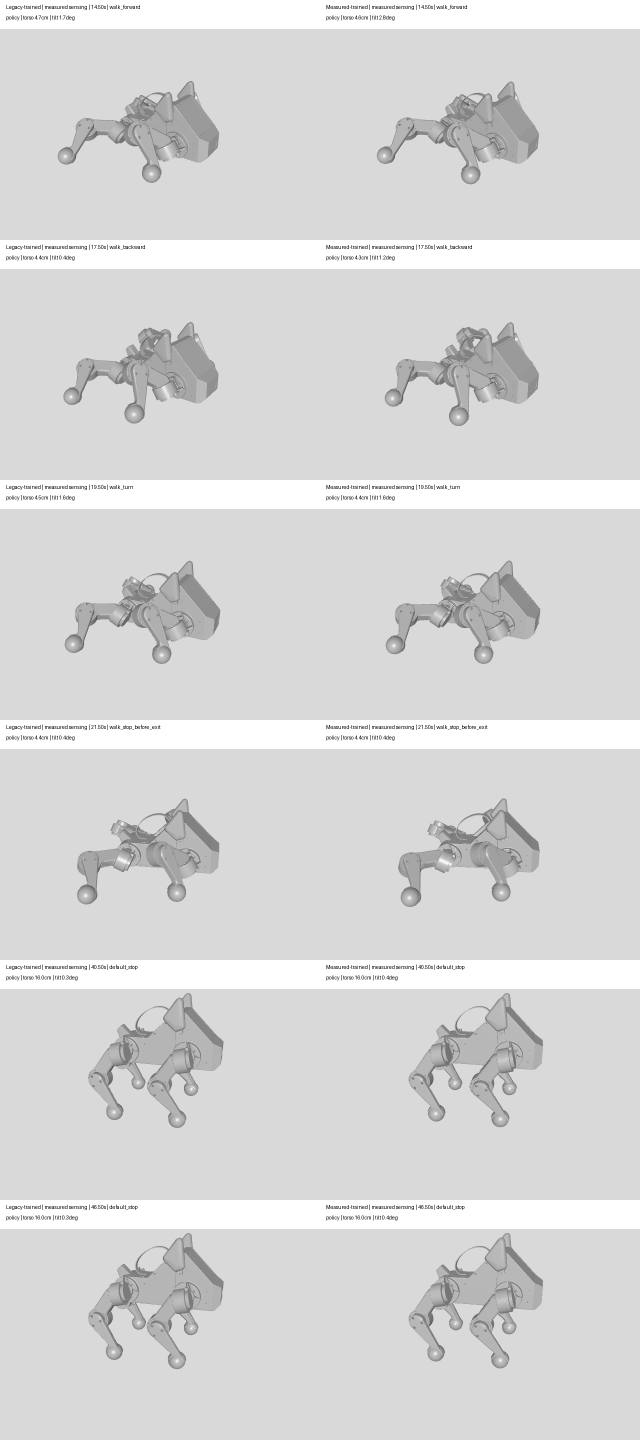
#> input picture foundation/submission/lab6/q14-spider-simulation.png, 1280 x 2880 px, given in place of preview-window.png, which was not available (shown at 1/2 size)
$ python benchmark_appearance.py --phone-dir ../../../foundation/submission/lab6 --pose-window ../../../foundation/submission/lab6/q14-spider-simulation.png
#> lines starting #> are read from the running program, lines starting #| are printed output that depends on the picture; after the words box and inside, x2 and y2 are one past the last pixel; in counts of white or black regions, pixels touching at a corner belong together
### final_project/overhead_perception/fieldcam/appearance.py
"""Anonymous body centers from pale limb pairs near a dark torso in an overhead view.

Input is the unannotated BGR camera frame. Scores are shape agreement on [0, 1],
not calibrated probabilities. An axis is an image-plane line modulo pi, never a
heading. Neither detection nor temporal association identifies a team or robot.
"""
from __future__ import annotations

from dataclasses import dataclass, replace
from itertools import combinations
import math

import cv2
import numpy as np


@dataclass(frozen=True)
class BodyCandidate:
    center_px: tuple[float, float]
    score: float
    axis_rad: float | None
    consecutive_frames: int = 1
    ambiguous: bool = False


# [10 lines left out: function _limb_pair_score, not called in this run]


def detect_puppers(bgr, expected_length_px=None) -> list[BodyCandidate]:
    """Detect on the whole camera image. Supply body length in *input* pixels when known."""
    if not isinstance(bgr, np.ndarray) or bgr.ndim != 3 or bgr.shape[2] != 3 or bgr.dtype != np.uint8:
        raise ValueError("appearance detection requires an 8-bit BGR camera image")
    height, width = bgr.shape[:2]
    expected_length_px = width * .075 if expected_length_px is None else expected_length_px
    if not math.isfinite(expected_length_px) or expected_length_px <= 0:
        raise ValueError("expected body length must be positive and finite")
    if expected_length_px < 20:
        return []
    candidates = _at_scale(bgr, expected_length_px)
    # Perspective, crop and posture change the apparent footprint. Evaluate a
    # second nearby scale; neither pass is told where a robot should appear.
    candidates.extend(_at_scale(bgr, 1.25 * expected_length_px))
    kept = []
    for candidate in sorted(candidates, key=lambda item: -item.score):
        if all(math.dist(candidate.center_px, other.center_px) > .5 * expected_length_px for other in kept):
            kept.append(candidate)
    return kept


def _at_scale(bgr, expected_length_px):
    height, width = bgr.shape[:2]
    # Normalize the robot to 40 pixels. Areas, pair spacing and margins below
    # refer to this small image rather than a fixed camera resolution.
    scale = 40 / expected_length_px
    if min(width, height) * scale < 2 or width * height * scale**2 > 2_000_000:
        return []
    frame = cv2.resize(bgr, None, fx=scale, fy=scale, interpolation=cv2.INTER_AREA)
    gray = cv2.cvtColor(frame, cv2.COLOR_BGR2GRAY)
    # Phone auto-exposure changes the white level while the limb/body contrast
    # stays similar. Sample the entire image; an all-dark image stays dark.
    white_level = float(np.percentile(gray[::2, ::2], 99.8))
    if white_level < 40:
        return []
    if white_level < 220:
        gray = cv2.convertScaleAbs(gray, alpha=min(1.9, 220 / white_level))
    saturation = cv2.cvtColor(frame, cv2.COLOR_BGR2HSV)[:, :, 1]
    background = cv2.blur(gray, (41, 41)).astype(np.float32)
    dark = ((gray < 76) & (gray < background - 19)).astype(np.uint8)
    bright = ((saturation < 78) & (gray > 152) & (gray > background + 28)).astype(np.uint8)
    _, _, regions, centers = cv2.connectedComponentsWithStats(bright)
    limbs = [(cx, cy, int(area)) for (_, _, w, h, area), (cx, cy) in zip(regions[1:], centers[1:])
             if 3 <= area <= 105 and 3 <= max(w, h) <= 24 and min(w, h) <= 12]
    if len(limbs) < 2:
        return []
    # Two pale patches inside one continuous pale sheet are not independent
    # limbs. This rejects dark graphics on the white cards and markings.
    contours, _ = cv2.findContours(bright, cv2.RETR_EXTERNAL, cv2.CHAIN_APPROX_SIMPLE)
    sheets = [contour for contour in contours if cv2.contourArea(contour) > 160]

    joined = cv2.morphologyEx(dark, cv2.MORPH_CLOSE,
                              cv2.getStructuringElement(cv2.MORPH_ELLIPSE, (7, 7)))
    _, labels, regions, centers = cv2.connectedComponentsWithStats(joined)
    candidates = []
    limbs = np.asarray(limbs)
    for label, (region, center) in enumerate(zip(regions[1:], centers[1:]), 1):
        x, y, w, h, area = region
        if not 34 <= area <= 1250 or not 8 <= max(w, h) <= 56 or min(w, h) < 5:
            continue
        if any(cv2.pointPolygonTest(sheet, tuple(center), False) >= 0 for sheet in sheets):
            continue
        close = np.sum((limbs[:, :2] - center)**2, axis=1) < 25**2
        neighbors = limbs[close]
        # A dense cluster of white patches is not a resolved set of legs.
        if not 2 <= len(neighbors) <= 24:
            continue
        pair = max(_limb_pair_score(a, b, center) for a, b in combinations(neighbors, 2))
        density = dark[y:y + h, x:x + w].sum() / area
        score = float(pair * min(1., 1.5 * density))
        if score < .44:
            continue
        # A cast shadow can pull the dark centroid away from the animal. Use the
        # distribution of limb pixels as well, capping the weight of a single link.
        support = np.average(neighbors[:, :2], axis=0, weights=np.minimum(neighbors[:, 2], 45))
        cx, cy = (.35 * center + .65 * support) / scale
        ys, xs = np.nonzero(labels[y:y + h, x:x + w] == label)
        eigenvalues, vectors = np.linalg.eigh(np.cov(np.stack((xs, ys))))
        axis = None
        if eigenvalues[1] > 1.5 * eigenvalues[0]:
            axis = math.atan2(vectors[1, 1], vectors[0, 1]) % math.pi
        candidates.append(BodyCandidate((float(cx), float(cy)), score, axis))

    return candidates


class AppearanceTracker:
    """Count continuous, unambiguous center observations. Never coast through a missing frame."""
    def __init__(self):
        self.previous = []
        self.captured_at = None

    # [17 lines left out: function update, not called in this run]

### final_project/overhead_perception/scripts/benchmark_appearance.py
"""Replay the November 20 mounted-phone screenshots with body tags and UI overlays removed.

Run with --phone-dir /path/to/phone-field-dtrknxnz --pose-window /path/to/pose-window.png.
Prints only measurements and image hashes. The imported detector receives pixels and scale.
"""
import argparse
import hashlib
import json
import math
from pathlib import Path
import statistics
import sys
import time

import cv2
import numpy as np

sys.path.insert(0, str(Path(__file__).resolve().parents[1]))
from fieldcam.appearance import detect_puppers

# Independent manual body centres and undirected body-axis angles on the full screenshots.
# Multiple capture times at the same placement are intentionally reported as such.
LABELS = {
    "preview-window": ((443, 452), 35, "untagged placement"),
    "adjustment": ((444, 570), 35, "untagged placement"),
    "three-corners": (None, None, "no visible robot"),
    "recheck": ((910, 613), 90, "central placement"),
    "measured-preview": ((911, 613), 90, "central placement"),
    "live-calibrated": ((907, 614), 90, "central placement with person"),
    "pose-window": ((449, 542), 160, "oblique goal-side placement"),
    "framing-check": (None, None, "defocused; position unresolved"),
}
# Whole printed sheets, including their white borders, used only to erase from evaluation inputs.
PAGES = {
    "recheck": [(874, 552), (951, 552), (952, 599), (872, 600)],
    "measured-preview": [(874, 552), (951, 552), (952, 599), (872, 600)],
    "live-calibrated": [(870, 556), (940, 542), (953, 595), (876, 606)],
    "pose-window": [(409, 495), (453, 477), (472, 526), (424, 548)],
}


def prepare(original, name, *, carpet=False, erase_body=False):
    frame = original.copy()
    center = LABELS[name][0]
    if erase_body:
        x, y = center
        frame[y-97:y+97, x-97:x+97] = frame[y-97:y+97, x+123:x+317]
    # Camera panel only. Exclude desktop title, setup banners and rendered dashboard.
    width, top, bottom = (1426, 65, 854) if name == "pose-window" else (1800, 246, 1066)
    frame = frame[top:bottom, :width].copy()
    if name in PAGES:
        hsv = cv2.cvtColor(frame, cv2.COLOR_BGR2HSV)
        color = ((hsv[:, :, 1] > 125) & (hsv[:, :, 2] > 125)).astype(np.uint8) * 255
        color = cv2.dilate(color, np.ones((5, 5), np.uint8))
        frame = cv2.inpaint(frame, color, 5, cv2.INPAINT_TELEA)
        card = np.zeros(frame.shape[:2], np.uint8)
        cv2.fillConvexPoly(card, np.int32(PAGES[name]) - np.int32([0, top]), 255)
        card = cv2.dilate(card, np.ones((7, 7), np.uint8))
        if carpet:
            floor = np.roll(frame, 150, axis=1)
            frame[card != 0] = floor[card != 0]
        else:
            frame = cv2.inpaint(frame, card, 8, cv2.INPAINT_TELEA)
    target = None if center is None or erase_body else (center[0], center[1] - top)
    return frame, target, width * .075


def baseline(frame, length):
    """Simple alternative: compact dark object near a patch of pale material."""
    scale = 40 / length
    gray = cv2.cvtColor(cv2.resize(frame, None, fx=scale, fy=scale, interpolation=cv2.INTER_AREA),
                        cv2.COLOR_BGR2GRAY)
    local = cv2.blur(gray, (41, 41)).astype(np.float32)
    dark = ((gray < 76) & (gray < local - 19)).astype(np.uint8)
    bright = (gray > 152) & (gray > local + 28)
    joined = cv2.morphologyEx(dark, cv2.MORPH_CLOSE,
                              cv2.getStructuringElement(cv2.MORPH_ELLIPSE, (7, 7)))
    _, _, regions, centers = cv2.connectedComponentsWithStats(joined)
    candidates = []
    for (_, _, w, h, area), (x, y) in zip(regions[1:], centers[1:]):
        if 34 <= area <= 1250 and 8 <= max(w, h) <= 56 and min(w, h) >= 5:
            u, v = round(x), round(y)
            crop = bright[max(0, v-19):v+20, max(0, u-19):u+20]
            if crop.sum() >= 30:
                candidates.append((x/scale, y/scale))
    return candidates


def score(points, target, length):
    errors = [] if target is None else [math.dist(p, target)/length for p in points]
    hit = bool(errors and min(errors) <= .35)
    return {"match": hit, "extra": len(points) - int(hit),
            "nearest_error_body_lengths": round(min(errors), 3) if errors else None}


def main():
    parser = argparse.ArgumentParser(description=__doc__)
    parser.add_argument("--phone-dir", required=True, type=Path)
    parser.add_argument("--pose-window", required=True, type=Path)
    args = parser.parse_args()
    rows, times = [], []
    controls = {"erased_robot_proposals": [], "alternate_fill": [], "scale": [],
                "quarter_occlusion": [], "heavy_occlusion": [], "width_896": [],
                "dark_exposure": [], "two_body_composites": []}
    for name, (center, axis, placement) in LABELS.items():
        source = args.pose_window if name == "pose-window" else args.phone_dir / (name + ".png")
        original = cv2.imread(str(source))
#> original is the input picture: shape (2880, 1280, 3); min 1, max 255, mean 215.8
        if original is None:
            raise FileNotFoundError(source)
        frame, target, length = prepare(original, name)
#> target = (443, 206); length = 135
        candidates = detect_puppers(frame, length)
#> in _at_scale, `scale = 40 / expected_length_px`: scale = 0.296
#> in _at_scale, `frame = cv2.resize(bgr, None, fx=scale, fy=scale, interpolation=cv2.IN..`:
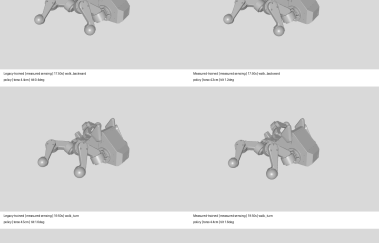
#> frame: shape (243, 379, 3); min 101, max 255, mean 216.5
#> in _at_scale, `white_level = float(np.percentile(gray[::2, ::2], 99.8))`: white_level = 255
#> in _at_scale, `bright = ((saturation < 78) & (gray > 152) & (gray > background + 28))..`:
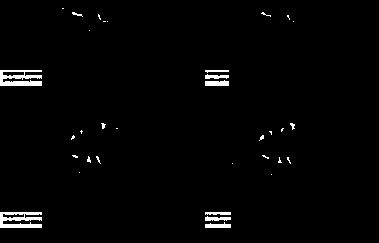
#> bright: shape (243, 379); values 0 (black) and 1 (white), 1.8% white; 34 white regions (24 under 20 px)
#> in _at_scale, `_, _, regions, centers = cv2.connectedComponentsWithStats(bright)`: regions = 35 rows, first 6: [0, 0, 379, 243, 90440], [62, 8, 2, 1, 2], [72, 12, 11, 5, 23], [261, 12, 10, 5, 15], [98, 14, 3, 6, 9], [287, 15, 3, 5, 7]; centers = 35 pairs, first value 19.82 to 293, second value 8 to 225.4
#> in _at_scale, `limbs = [(cx, cy, int(area)) for (_, _, w, h, area), (cx, cy) in zip(r..`: limbs = 20 items, first 6: (76.48, 13.83, 23), (265.1, 13.93, 15), (98.89, 16.44, 9), (288, 16.57, 7), (104, 21, 3), (216.3, 70.53, 49)
#> in _at_scale, `contours, _ = cv2.findContours(bright, cv2.RETR_EXTERNAL, cv2.CHAIN_AP..`: contours = 34 contours, 26 with area under 20; largest, box (x1, y1, x2, y2) and area: (0, 70, 42, 86) 408, (0, 212, 42, 228) 389, (205, 80, 229, 86) 92, (205, 222, 231, 228) 77, (205, 216, 231, 221) 62, (205, 74, 229, 79) 56, (205, 212, 231, 215) 43, (205, 70, 229, 73) 24
#> in _at_scale, `sheets = [contour for contour in contours if cv2.contourArea(contour) ..`: sheets = 2 contours; box (x1, y1, x2, y2) and area: (0, 70, 42, 86) 408, (0, 212, 42, 228) 389
#> in _at_scale, `_, labels, regions, centers = cv2.connectedComponentsWithStats(joined)`: regions = [[0, 0, 379, 243, 92097]]; centers = [[189, 121]]
#> in _at_scale, `limbs = np.asarray(limbs)`: limbs = 20 rows, first 8: [76.48, 13.83, 23], [265.1, 13.93, 15], [98.89, 16.44, 9], [288, 16.57, 7], [104, 21, 3], [216.3, 70.53, 49], [215.8, 76.27, 82], [102.9, 125.3, 18]
#> after the loop in _at_scale, `for label, (region, center) in enumerate(zip(regions[1:], centers[1:])..`: candidates = []
#> in _at_scale (call 2), `_, _, regions, centers = cv2.connectedComponentsWithStats(bright)`: regions = 17 rows, first 6: [0, 0, 303, 194, 56925], [78, 11, 3, 5, 6], [230, 12, 2, 3, 3], [0, 56, 53, 13, 476], [154, 56, 52, 2, 85], [154, 60, 52, 9, 370]; centers = 17 rows, first 8: [152.6, 95.81], [78.83, 12.83], [230.3, 13], [26.57, 62.71], [178.6, 56.39], [181.6, 64.22], [82.5, 101.5], [234, 102]
#> in _at_scale (call 2), `contours, _ = cv2.findContours(bright, cv2.RETR_EXTERNAL, cv2.CHAIN_AP..`: contours = 16 contours, 10 with area under 20; largest, box (x1, y1, x2, y2) and area: (0, 56, 53, 69) 448, (0, 170, 49, 183) 423, (154, 60, 206, 69) 278, (154, 174, 203, 183) 265, (154, 56, 206, 58) 33, (154, 170, 203, 172) 31
#> in _at_scale (call 2), `sheets = [contour for contour in contours if cv2.contourArea(contour) ..`: sheets = 4 contours; box (x1, y1, x2, y2) and area: (0, 56, 53, 69) 448, (0, 170, 49, 183) 423, (154, 60, 206, 69) 278, (154, 174, 203, 183) 265
#> after the loop in detect_puppers, `for candidate in sorted(candidates, key=lambda item: -item.score):`: kept = []
#> candidates = []
        points = [p.center_px for p in candidates]
#> points = []
        row = {"frame": name, "sha256": hashlib.sha256(source.read_bytes()).hexdigest(), "placement": placement,
               "truth": target, "expected_length_px": length, "paired_limbs": score(points, target, length),
               "brightness_baseline": score(baseline(frame, length), target, length)}
#> in score, `hit = bool(errors and min(errors) <= .35)`: hit = False
#> in baseline, `scale = 40 / length`: scale = 0.296
#> in baseline, `_, _, regions, centers = cv2.connectedComponentsWithStats(joined)`: regions = [[0, 0, 379, 243, 92097]]; centers = [[189, 121]]
#> after the loop in baseline, `for (_, _, w, h, area), (x, y) in zip(regions[1:], centers[1:]):`: candidates = []
        if target is not None and candidates:
            nearest = min(candidates, key=lambda p: math.dist(p.center_px, target))
            row["shape_score"] = round(nearest.score, 3)
            row["axis_error_mod_180_degrees"] = (None if nearest.axis_rad is None else
                round(abs((math.degrees(nearest.axis_rad) - axis + 90) % 180 - 90), 1))
        rows.append(row)
        # Exclude I/O, screenshot cleanup and resizing to the deployed processing resolution.
        ratio = 896 / frame.shape[1]
        small = cv2.resize(frame, None, fx=ratio, fy=ratio, interpolation=cv2.INTER_AREA)
        points = [p.center_px for p in detect_puppers(small, length * ratio)]
#> call 3 of _at_scale, with expected_length_px = 94.5
#> in _at_scale (call 3), `bright = ((saturation < 78) & (gray > 152) & (gray > background + 28))..`:
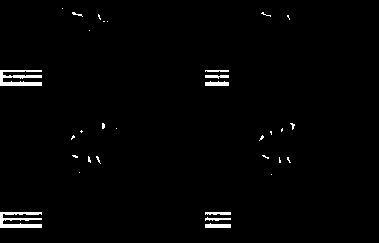
#> bright: shape (243, 379); values 0 (black) and 1 (white), 1.6% white; 32 white regions (23 under 20 px)
#> in _at_scale (call 3), `_, _, regions, centers = cv2.connectedComponentsWithStats(bright)`: regions = 33 rows, first 6: [0, 0, 379, 243, 90646], [62, 8, 1, 1, 1], [72, 12, 11, 5, 21], [261, 12, 10, 5, 14], [98, 14, 3, 6, 9], [287, 15, 3, 5, 7]; centers = 33 pairs, first value 19.39 to 292.3, second value 8 to 225.5
#> in _at_scale (call 3), `limbs = [(cx, cy, int(area)) for (_, _, w, h, area), (cx, cy) in zip(r..`: limbs = 20 items, first 6: (76.48, 13.81, 21), (265.2, 14, 14), (98.89, 16.44, 9), (288, 16.57, 7), (216.7, 70.48, 46), (216.4, 76.04, 70)
#> in _at_scale (call 3), `contours, _ = cv2.findContours(bright, cv2.RETR_EXTERNAL, cv2.CHAIN_AP..`: contours = 32 contours, 24 with area under 20; largest, box (x1, y1, x2, y2) and area: (0, 212, 42, 228) 266, (0, 70, 42, 86) 263, (205, 223, 231, 228) 76, (205, 81, 229, 86) 72, (205, 75, 229, 79) 44, (205, 212, 231, 215) 43, (205, 217, 231, 221) 32, (205, 70, 229, 72) 21
#> in _at_scale (call 3), `sheets = [contour for contour in contours if cv2.contourArea(contour) ..`: sheets = 2 contours; box (x1, y1, x2, y2) and area: (0, 212, 42, 228) 266, (0, 70, 42, 86) 263
#> in _at_scale (call 3), `_, labels, regions, centers = cv2.connectedComponentsWithStats(joined)`: regions = [[0, 0, 379, 243, 92097]]; centers = [[189, 121]]
#> in _at_scale (call 3), `limbs = np.asarray(limbs)`: limbs = 20 rows, first 8: [76.48, 13.81, 21], [265.2, 14, 14], [98.89, 16.44, 9], [288, 16.57, 7], [216.7, 70.48, 46], [216.4, 76.04, 70], [216.5, 83.42, 99], [102.9, 125.5, 16]
#> call 4 of _at_scale, with expected_length_px = 118.1
#> in _at_scale (call 4), `bright = ((saturation < 78) & (gray > 152) & (gray > background + 28))..`:
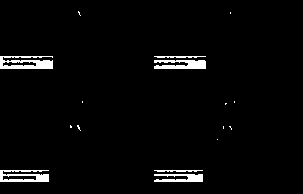
#> bright: shape (194, 303); values 0 (black) and 1 (white), 2.9% white; 16 white regions (10 under 20 px)
#> in _at_scale (call 4), `_, _, regions, centers = cv2.connectedComponentsWithStats(bright)`: regions = 17 rows, first 6: [0, 0, 303, 194, 57083], [78, 11, 3, 5, 6], [230, 12, 1, 2, 2], [0, 56, 53, 13, 471], [154, 56, 52, 2, 83], [154, 60, 52, 9, 370]; centers = 17 rows, first 8: [152.4, 96.02], [78.83, 12.83], [230, 12.5], [26.58, 62.73], [178.2, 56.37], [181.6, 64.22], [82, 101.5], [234, 101.5]
#> in _at_scale (call 4), `limbs = [(cx, cy, int(area)) for (_, _, w, h, area), (cx, cy) in zip(r..`: limbs = [(78.83, 12.83, 6), (70.4, 126.2, 5), (78.3, 127.1, 10), (223, 127, 3), (230.2, 127.2, 5)]
#> in _at_scale (call 4), `contours, _ = cv2.findContours(bright, cv2.RETR_EXTERNAL, cv2.CHAIN_AP..`: contours = 16 contours, 10 with area under 20; largest, box (x1, y1, x2, y2) and area: (0, 56, 53, 69) 446, (0, 170, 49, 182) 372, (154, 60, 206, 69) 278, (154, 174, 203, 182) 195, (154, 56, 206, 58) 31, (154, 170, 203, 172) 30
#> in _at_scale (call 4), `sheets = [contour for contour in contours if cv2.contourArea(contour) ..`: sheets = 4 contours; box (x1, y1, x2, y2) and area: (0, 56, 53, 69) 446, (0, 170, 49, 182) 372, (154, 60, 206, 69) 278, (154, 174, 203, 182) 195
#> in _at_scale (call 4), `_, labels, regions, centers = cv2.connectedComponentsWithStats(joined)`: regions = [[0, 0, 303, 194, 58782]]; centers = [[151, 96.5]]
#> in _at_scale (call 4), `limbs = np.asarray(limbs)`: limbs = [[78.83, 12.83, 6], [70.4, 126.2, 5], [78.3, 127.1, 10], [223, 127, 3], [230.2, 127.2, 5]]
        truth = tuple(ratio * v for v in target) if target is not None else None
#> truth = (310.1, 144.2)
        controls["width_896"].append({"frame": name, **score(points, truth, length * ratio)})
        for _ in range(10):
            start = time.perf_counter()
            detect_puppers(small, length * ratio)
            times.append(1000 * (time.perf_counter() - start))
#> after the loop, times = [34.09, 33, 32.52, 29.48, 29.58, 29.7, 29.43, 28.41, 28.82, 28.59]
        if center is None:
            continue
        darker = np.uint8(frame * .65)
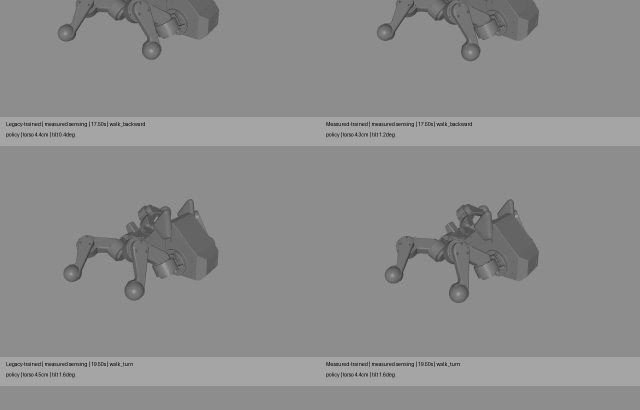
#> darker: shape (820, 1280, 3) (shown at 1/2 size); min 0, max 165, mean 140.6
        points = [p.center_px for p in detect_puppers(darker, length)]
#> in _at_scale (call 25), `scale = 40 / expected_length_px`: scale = 0.296
#> in _at_scale (call 25), `frame = cv2.resize(bgr, None, fx=scale, fy=scale, interpolation=cv2.IN..`:
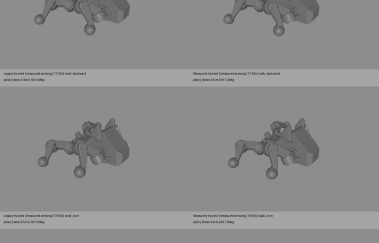
#> frame: shape (243, 379, 3); min 65, max 165, mean 140.6
#> in _at_scale (call 25), `white_level = float(np.percentile(gray[::2, ::2], 99.8))`: white_level = 165
#> in _at_scale (call 25), `background = cv2.blur(gray, (41, 41)).astype(np.float32)`:
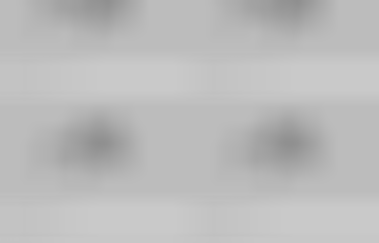
#> background: shape (243, 379) float32; min 143, max 201, mean 187.4
#> in _at_scale (call 25), `_, _, regions, centers = cv2.connectedComponentsWithStats(bright)`: regions = 13 rows, first 6: [0, 0, 379, 243, 92036], [98, 14, 2, 4, 5], [287, 15, 2, 3, 3], [102, 126, 3, 3, 7], [292, 126, 2, 4, 6], [116, 128, 1, 1, 1]; centers = 13 rows, first 8: [189, 121], [98.4, 15.6], [287.7, 16], [102.7, 127], [292.3, 127.5], [116, 128], [281.7, 129.3], [271, 133.5]
#> (the rest of the program and of its run is left out)
